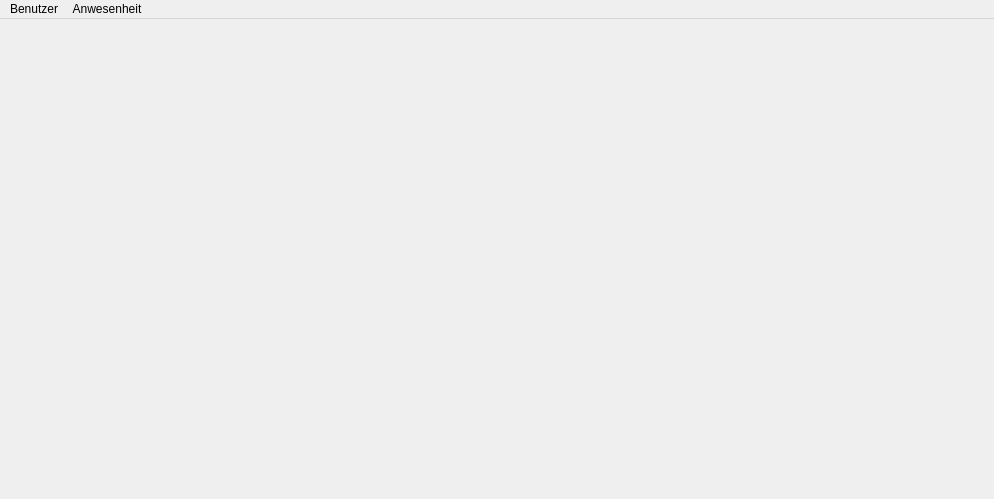
<?xml version="1.0" encoding="UTF-8"?>
<ui version="4.0">
 <class>MainWindow</class>
 <widget class="QMainWindow" name="MainWindow">
  <property name="geometry">
   <rect>
    <x>0</x>
    <y>0</y>
    <width>994</width>
    <height>499</height>
   </rect>
  </property>
  <property name="sizePolicy">
   <sizepolicy hsizetype="Maximum" vsizetype="Maximum">
    <horstretch>0</horstretch>
    <verstretch>0</verstretch>
   </sizepolicy>
  </property>
  <property name="windowTitle">
   <string>Power.Attendance - System für Anwesenheitskontrolle</string>
  </property>
  <widget class="QWidget" name="centralWidget">
   <property name="sizePolicy">
    <sizepolicy hsizetype="Expanding" vsizetype="Expanding">
     <horstretch>0</horstretch>
     <verstretch>0</verstretch>
    </sizepolicy>
   </property>
   <layout class="QHBoxLayout" name="horizontalLayout_2"/>
  </widget>
  <widget class="QMenuBar" name="menuBar">
   <property name="geometry">
    <rect>
     <x>0</x>
     <y>0</y>
     <width>994</width>
     <height>17</height>
    </rect>
   </property>
   <property name="autoFillBackground">
    <bool>true</bool>
   </property>
   <property name="defaultUp">
    <bool>false</bool>
   </property>
   <widget class="QMenu" name="menuUser">
    <property name="title">
     <string>Benutzer</string>
    </property>
    <addaction name="actionModify"/>
   </widget>
   <widget class="QMenu" name="menuAttendance">
    <property name="title">
     <string>Anwesenheit</string>
    </property>
    <addaction name="actionCheck"/>
   </widget>
   <addaction name="menuUser"/>
   <addaction name="menuAttendance"/>
  </widget>
  <action name="actionBeenden">
   <property name="text">
    <string>Beenden</string>
   </property>
   <property name="shortcut">
    <string>Ctrl+Q</string>
   </property>
  </action>
  <action name="actionAusgabe">
   <property name="text">
    <string>Ausgabe</string>
   </property>
   <property name="shortcut">
    <string>A</string>
   </property>
  </action>
  <action name="actionRueckgabe">
   <property name="text">
    <string>Rückgabe</string>
   </property>
   <property name="shortcut">
    <string>R</string>
   </property>
  </action>
  <action name="actionKartenzuordnung">
   <property name="text">
    <string>Kartenzuordnung</string>
   </property>
   <property name="shortcut">
    <string>K</string>
   </property>
  </action>
  <action name="actionInfo_ueber_Power_SFU_WS">
   <property name="text">
    <string>Info über Power.Attendance</string>
   </property>
  </action>
  <action name="actionAbfrageStudienkarte">
   <property name="text">
    <string>Abfrage Studentenkarte</string>
   </property>
   <property name="toolTip">
    <string>Abfrage Studentenkarte</string>
   </property>
   <property name="shortcut">
    <string>S</string>
   </property>
  </action>
  <action name="actionAbfrageWinkelstueck">
   <property name="text">
    <string>Abfrage Winkelstück</string>
   </property>
   <property name="shortcut">
    <string>W</string>
   </property>
  </action>
  <action name="actionAbfrageAusgaben">
   <property name="text">
    <string>Abfrage Ausgaben</string>
   </property>
   <property name="shortcut">
    <string>B</string>
   </property>
  </action>
  <action name="actionModus_Winkelstuecke">
   <property name="checkable">
    <bool>true</bool>
   </property>
   <property name="text">
    <string>Modus Winkelstücke</string>
   </property>
  </action>
  <action name="actionModus_Waesche">
   <property name="checkable">
    <bool>true</bool>
   </property>
   <property name="text">
    <string>Modus Wäsche</string>
   </property>
  </action>
  <action name="actionEinstellung_Waesche">
   <property name="text">
    <string>Einstellung Wäsche</string>
   </property>
  </action>
  <action name="actionModify">
   <property name="text">
    <string>Ändern ...</string>
   </property>
  </action>
  <action name="actionCheck">
   <property name="text">
    <string>Kontrollieren ...</string>
   </property>
  </action>
 </widget>
 <layoutdefault spacing="6" margin="11"/>
 <resources/>
 <connections/>
</ui>
